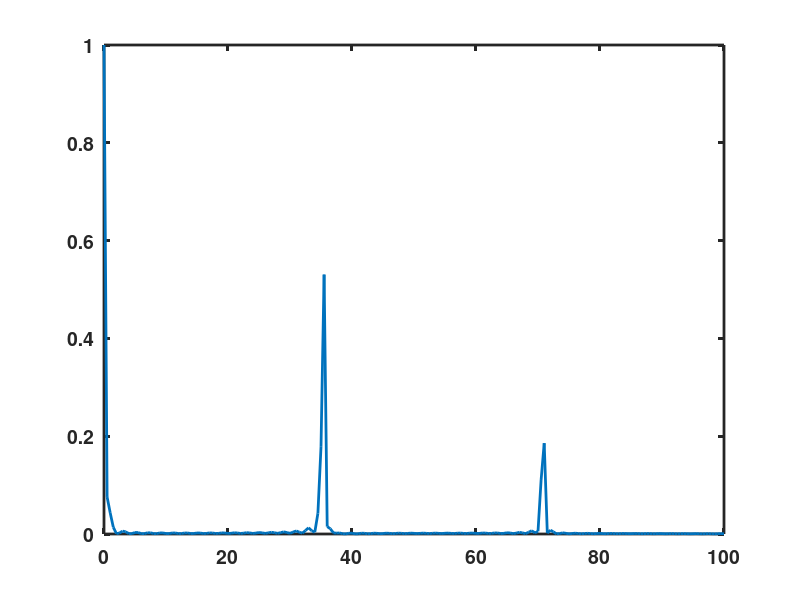

Write the MATLAB code that produced this figure.
% oscillator_single_stim.m
%
% Firing rate model for two populations, one excitatory and one inhibitory,
% coupled to produce a PING oscillator with a firing-rate model.
%
% The code calculates the oscillation frequency using two methods, one via
% a Fourier transform. 
%
% This code was used to generate Figure 6.12 of the textbook
% An Introductory Course in Computational Neuroscience
% by Paul Miller (Brandeis University, 2017)
%
%%%%%%%%%%%%%%%%%%%%%%%%%%%%%%%%%%%%%%%%%%%%%%%%%%%%%%%%%%%%%%%%%%%%%%%%%%%

clear;

%% Set up the simulation parameters
dt = 0.0001;                 % Time step to use
tmax = 1.5;                   % Maximum time for simulation
tvec = dt:dt:tmax;           % Vector of time points
Nt = length(tvec);           % Number of time points
N_Units = 2;
Ntrials = 1;               % Number of different simulation trials
stim_noise_on_flag = 0;      % If "1" then noise is in the stimulus
V_noise_on_flag = 0;         % If "1" then additional noise in each unit

%% Parameters for firing-rate response curve which is the model by
%  FS Chance and LF Abbott, Prog Brain Res 149:147-155, 2005
%  The model approximates well the output of a leaky integrate-and-fire
%  (LIF) neuron given its steady state voltage. So LIF parameters are
%  needed.
delta_V = 0.030;            % Threshold voltage minus reset voltage
% The parameters a and sigma_V both set the curvature of firing rate curve.
% sigma_V should be the standard deviation of voltage noise and then gets
% scaled (inversely) by a. Here sigma_V does not actually add noise
% fluctuations unless the flag V_noise_on_flag is set to 1.
a = 1;
sigma_V = 0.001;
Vth = -0.050;               % Threshold voltage (V)
E_L = -0.070;               % Leak voltage (V)
g_L = 0.05;                 % Leak conductance (nS)
E_I = -0.065;               % Inhibitory synapse reversal potential (V)
tau = 0.003;                % Time constant for firing-rate to change

if ( V_noise_on_flag )
    V_Noise = sigma_V;
else
    V_Noise = 0;                % Set voltage noise to zero
end

g_stim = 1;

W_vary = 0;
%% Parameters that vary across conditions are given in vectors, with each
%  element of the vector to be used on one corresponding trial.
%  First trial is depression only.
%  Second trial is facilitation only.
%  Third trial has both facilitation and depression.


%% Synaptic response parameters

alpha0 = 0.5;           % Baseline postsynaptic amplitude.
Wee0 = 25;              % Strength of E-to-E synaptic feedback.
Wei0 = 25;              % Strength of E-to-I synaptic feedback.
Wie0 = 400;             % Strength of I-to-E synaptic feedback.
Wii = 0;                % Strength of I-to-I synaptic feedback.
f_f = 0;                % Facilitation factor (0 means no facilitation)
p0 = 0.1;               % Baseline vesicle release probability.

W_ex_vec = [0.5:0.5:20];

W_in_vec = ones(size(W_ex_vec));

% Time constant for synaptic depression, zero means no depression
tau_d = 0.1;

tau_sE = 0.002;                 % Synaptic time constant for E-feedback
tau_sI = 0.005;                 % Synaptic time constant for I-feedback
tau_f = 0.3;                    % Facilitation time constant

%% Stimulus properties that vary per trial

t_on = dt;                          % Time of stimulus onset
if ( W_vary )
    stim_amp_vec = 0.1*ones(size(W_ex_vec));
else
    stim_amp_vec = [0.1];   % Mean stimulus amplitude
end
stim_length = tmax-t_on;            % Duration of stimulus

if ( stim_noise_on_flag )           % If the stimulus is noisy
    stim_noise_amp = 0.005;         % Amplitude of stimulus noise
else
    stim_noise_amp = 0;             % Otherwise set to zero
end

% Because the stimulus noise scales to large values with small dt, it is
% computationally safer to keep the noise timescale fixed at a larger value
% than dt.
noise_time_scale = 0.005;           % 5ms is smaller than most cellular timescales
% noise_bin is the number of time steps in the noise timescale, for which
% the noise input will be identical
noise_bin = round(noise_time_scale/dt);

% N_noise_bins is number of distinct noise values
N_noise_bins = ceil(stim_length/noise_time_scale);

%% Set up the plotting parameters
plot_all = 0;               % Set to 1 to plot each simulation
set(0,'DefaultLineLineWidth',2,...
    'DefaultLineMarkerSize',8, ...
    'DefaultAxesLineWidth',2, ...
    'DefaultAxesFontSize',14,...
    'DefaultAxesFontWeight','Bold');
% LineStyle_vec is to allow different linestyles within a loop
% Note { } is used for a vector of character strings
LineStyle_vec = {'-', '--', ':'};

%% Set up variables to record results
% Nparameters is the number of different parameter sets where each
% parameter set here contains one value for the difference in stimulus
% amplitudes that corresponds to coherence.
if ( W_vary )
    Nparameters = length(W_ex_vec);
else
    Nparameters = length(stim_amp_vec);
end

mean_f = zeros(1,Nparameters);
Num_cycles = zeros(1,Nparameters);
r_amp1 = zeros(1,Nparameters);
r_amp2 = zeros(1,Nparameters);
mean_r1 = zeros(1,Nparameters);
mean_r2 = zeros(1,Nparameters);

for parameter = 1:Nparameters           % Loop through stimulus values
    parameter          % Prints to screen to indicate progress
    
    sum_times = 0;          % Initialize for this stimulus set
    sum_sqr_times = 0;      % Initialize for this stimulus set
    % The variable "counts" accumulates the number of times each unit crosses
    % threshold first
    counts = zeros(1,2);    % Initialize to zero for this stimulus set
    if ( W_vary)
        Wee = Wee0*W_ex_vec(parameter);
        Wei = Wei0*W_ex_vec(parameter);
        Wie = Wie0*W_in_vec(parameter);
    else
        Wee = Wee0;
        Wei = Wei0;
        Wie = Wie0;
    end
    Wee_mat = [Wee 0; Wei 0];   % Matrix of E-to-E synaptic strengths
    Wei_mat = [0 Wie; 0 Wii];   % Matrix of E-to-I synaptic strengths
    
    % Set the stimuli such that stim_amp is the mean and the difference
    % (stim_amp1 - stim_amp2) is obtained from stim_diff
    stim_diff = 2*stim_amp_vec(parameter);           % Amplitude difference between 2 stimuli
    % stim_amp1 is amplitude of stimulus to Unit 1
    stim_amp1 = stim_amp_vec(parameter) + 0.5*stim_diff;
    % stim_amp2 is amplitude of stimulus to Unit 2
    stim_amp2 = stim_amp_vec(parameter) - 0.5*stim_diff;
    
    stim = zeros(N_Units, Nt);        % Initialize vector for the stimulus
    % then add stimulus to appropriate time points.
    t_off = t_on + stim_length;         % Time for stimulus offset
    stim(1,round(t_on/dt):round(t_off/dt)) = stim_amp1;
    stim(2,round(t_on/dt):round(t_off/dt)) = stim_amp2;
    
    % Now add noise to the stimulus while it is present
    % Loop through all the separate noise bins
    for bin = 1:N_noise_bins;
        % i_on and i_off indicate the first and last time-points in
        % a bin with fixed noise
        i_on = round(t_on/dt) + (bin-1)*noise_bin+1;
        i_off = min(round(t_on/dt) + bin*noise_bin,Nt);
        % Ensure a separate noise-value is given to each unit but
        % that value is fixed across the set of time-bins within
        % one noise-bin. The value is scaled by the amplitude of
        % noise and inversely by the square-root of the noise-bin
        % size.
        stim(:,i_on:i_off) = stim(:,i_on:i_off) + ...
            stim_noise_amp*randn(2,1)*ones(1,i_off+1-i_on)/sqrt(noise_time_scale);
    end
    
    % Below is the formula for the firing rate response function that will
    % be used in both the steady state curves and the simulation.
    % This is a function of "x" where "x" is the value of the
    % variable (or vector of values) sent to the function.
    r_of_Vss = @(x) (x - Vth)./(tau*delta_V*(1-exp(-a*(x-Vth)/sigma_V)));
    
    % To prevent division by zero when x = Vth, use the limit
    % value:
    r_of_Vss_limit = 1./(tau*delta_V*a/sigma_V);
    
    r = zeros(N_Units,Nt);        % Initialize vector for firing rates
    sE = zeros(N_Units,Nt);       % Initialize vector for synaptic inputs
    sI = zeros(N_Units,Nt);       % Initialize vector for synaptic inputs
    D = ones(N_Units,Nt);         % Initialize vector for depression variable
    F = ones(N_Units,Nt);         % Initialize vector for facilitation variable
    
    % Now produce a vector of stimulus-independent noise for each cell
    V_Noise_vec = V_Noise*randn(N_Units,Nt)*sqrt(tau/dt);
    
    %% Now carry simulate the same model as a function of time
    % In models with multiple variables, each variable is updated using
    % the values of the set of variables on the previous time step
    
    % A while loop is used to exit the trial once threshold is
    % reached
    for i =2:Nt
        
        % Calculate the steady-state membrane potential for a
        % leaky-integrate-and-fire cell based on the excitatory and
        % inhibitory synaptic inputs.
        % Vss is a column vector with one value for each cell.
        % The synaptic inputs are obtained by matrix multiplication
        % using the connectivity matrices Wee_mat and Wei_mat, plus
        % the stimulus input conductance in "stim".
        Vss = (E_L*g_L +E_I*Wei_mat*sI(:,i-1) )./ ...
            (g_L  + Wee_mat*sE(:,i-1) + Wei_mat*sI(:,i-1) +g_stim*stim(:,i));
        
        % Now update the firing rate using the equation
        % dr/dt = -(r + r(Vss) )/tau
        Vss_alt = Vss+V_Noise_vec(:,i);
        for cell = 1:N_Units
            if ( Vss_alt(cell) == Vth )
                r(cell,i) = r(cell,i-1)*(1-dt/tau) + ...
                    dt/tau*r_of_Vss_limit;
            else
                r(cell,i) = r(cell,i-1)*(1-dt/tau) + ...
                    dt/tau*r_of_Vss(Vss_alt(cell));
            end
        end
        % Next update the facilitation variable which depends on firing
        % rate alone, using the equation
        % dF/dt = (1-F)/tau_F + f_f*(1/p0 - F)*r
        % Note that if f_f is zero then F is fixed at 1.
        F(:,i) = F(:,i-1) +  dt/tau_f*(1-F(:,i-1)) + ...
            f_f*(1/p0-F(:,i-1))*dt.*r(:,i-1);
        
        % Next update the depression variable, which depends on both firing
        % rate and the facilitation variable, using the equation
        % dD/dt = (1-D)/tau_D - pr.D.r (where pr = p0.F)
        if ( tau_d > 0 )        % tau_d = 0 ensures D = 1 always
            D(:,i) = D(:,i-1) +(1-D(:,i-1))*dt/tau_d - ...
                p0*F(:,i-1).*D(:,i-1).*r(:,i-1)*dt;
        else
            D(:,i) = 1;     % No impact of depression if D = 1.
        end
        
        % Finally update the synaptic response variable,s, which depends on
        % all of rate, facilitation and depression variables, using the
        % equation
        % ds/dt = -s/tau_s + alpha.pr.r.(1-s)
        % where pr = p0.F and alpha = alpha_0*D
        sE(:,i) = sE(:,i-1)*(1-dt/tau_sE) + ...
            dt*F(:,i-1)*p0.*D(:,i-1)*alpha0.*r(:,i-1) ...
            .*(1-sE(:,i-1));
        % The inhibitory synapti response differs because of the
        % different time constant. Here, the presynaptic properties
        % (F and D) are identical for inhibitory and excitatory
        % synapses.
        sI(:,i) = sI(:,i-1)*(1-dt/tau_sI) + ...
            dt*F(:,i-1)*p0.*D(:,i-1)*alpha0.*r(:,i-1) ...
            .*(1-sI(:,i-1));
    end;        % go to next time point
    
    %% Now plot the results
    if ( plot_all )
        figure(parameter)       % New figure for each stimulus
        clf
        % produce a solid gray rectangle across the region of the stimulus
        %                     fill([t_on t_on t_off t_off],[0 rmax rmax 0],[0.75, 0.75, 0.75], ...
        %                         'EdgeColor','none')
        hold on;        % do not overwrite the gray rectangle
        
        plot(tvec,r(1,:),'k');  % plot firing rate as a function of time
        plot(tvec,r(2,:),'k:');  % plot firing rate as a function of time
        xlabel('Time (sec)')        % Label x-axis on last trial
        ylabel('Rate (Hz)')
        axis([0.5 0.7 0 170])
    end
    %% Calculate oscillation frequency
    t_transient = 0.5;
    N_transient = round(t_transient/dt);
    r_calc1 = r(1,N_transient:end);
    r_calc2 = r(2,N_transient:end);
    N_calc = length(r_calc1);
    
    r_peak1 = max(r_calc1);
    r_min1 = min(r_calc1);
    r_peak2 = max(r_calc2);
    r_min2 = min(r_calc2);
    
    r_mid = (r_peak1+r_min1)/2;
    r_amp1(parameter) = r_peak1-r_min1;
    r_amp2(parameter) = r_peak2-r_min2;
    r_thresh_high = 0.75*r_peak1 + 0.25*r_min1;
    r_thresh_low = 0.25*r_peak1 + 0.75*r_min1;
    
    if ( r_calc1(1) > r_thresh_high )
        in_peak = 1;
    else
        in_peak = 0;
    end
    N_peaks = 0;
    t_cross = [];
    for i = 2:N_calc
        if ( ~in_peak && ( r_calc1(i) > r_thresh_high ) )
            in_peak = 1;
            N_peaks = N_peaks + 1;
            t_cross(N_peaks) = i;
        else
            if ( ( in_peak ) && ( r_calc1(i) < r_thresh_low ) )
                in_peak = 0;
            end
        end
    end
    Num_cycles(parameter) = N_peaks;
    if ( N_peaks > 1 )
        mean_f(parameter) = 1/(dt*(t_cross(N_peaks) - t_cross(1))/(N_peaks - 1));
    end
    mean_r1(parameter) = mean(r_calc1);
    mean_r2(parameter) = mean(r_calc2);
    
end;            % Go to next parameter set and produce a new trial

%% Now produce a power spectrum to find optimal frequency

f_vec = 0:0.5:100;          % Set of frequencies to test
Nf = length(f_vec);         % Number of distinct frequencies
for i = 1:Nf;               % Loop through set of frequencies
    f = f_vec(i);           % Value of frequency to test
    sinvec = sin(2*pi*f*tvec);      % sine function at that frequency
    cosvec = cos(2*pi*f*tvec);      % cosine function at that frequency
    
    % Now take the normalized dot produce of the sine function then the
    % cosine function with the firing rate vector. 
    sin_overlap = mean(sinvec.*r(1,:))/mean(r(1,:));
    cos_overlap = mean(cosvec.*r(1,:))/mean(r(1,:));
    
    % The power spectrum is given by the sum of the squares of the two
    % coefficients (sine coefficient and cosine coefficient). 
    % This essentially works because sin(x)*sin(x) + cos(x)*cos(x) = 1 for
    % all x.
    power(i) = (sin_overlap*sin_overlap + cos_overlap*cos_overlap);
end
figure(99)
plot(f_vec,power)

        
